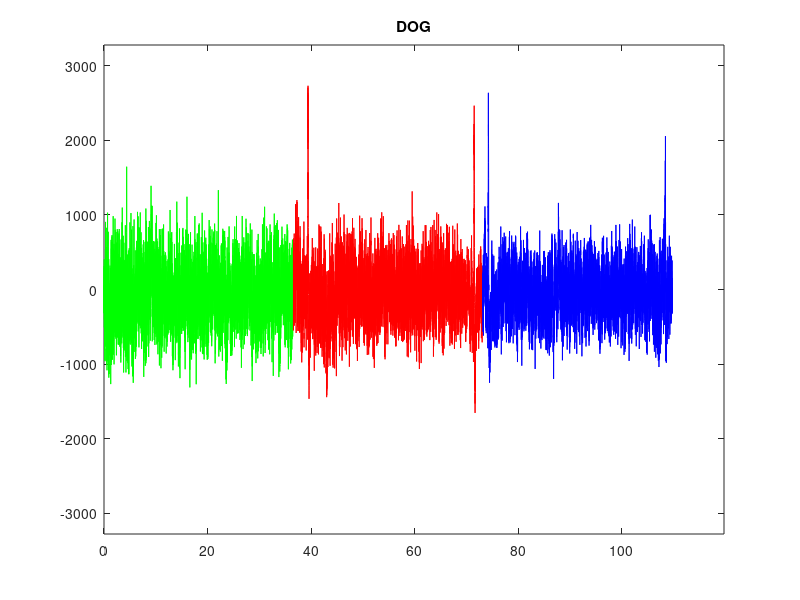
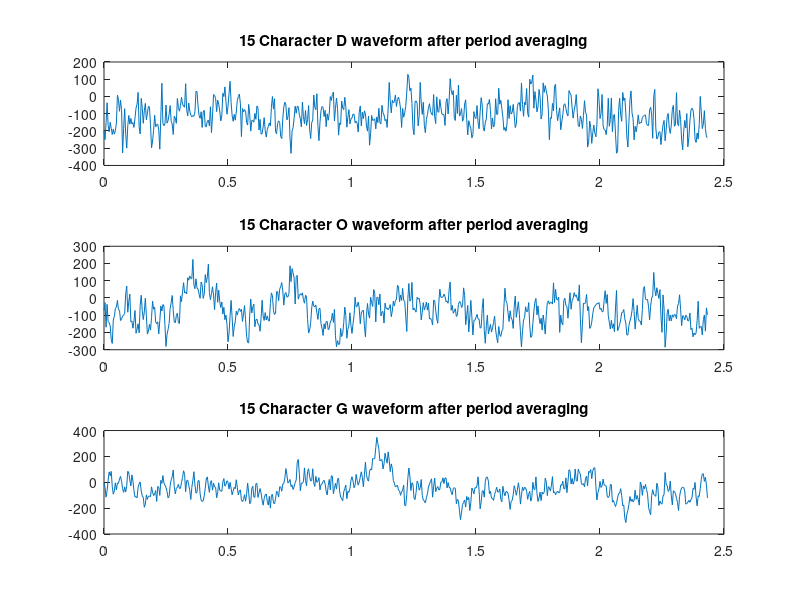

Write MATLAB code to recreate these figures, in order. (Note: this script raises an error after producing the figures.)
clc
clear all
close all
%% Import the signal
load('AAS010R02.mat');
y=sum(signal,2)/64;
t=(0:length(y)-1)/240;
fs=1/(t(2)-t(1));
n1=length(y)/3;
%% Draw the unprocessed three-letter signal
figure(1)
plot(t(1:n1),y(1:n1),'g')
hold on
plot(t(n1+1:2*n1),y(n1+1:2*n1),'r')
hold on
plot(t(2*n1+1:3*n1),y(2*n1+1:3*n1),'b')
title('DOG')
axis([t(1) t(end)+10 -1.2*max(y) 1.2*max(y)]);

%%  Take out the corresponding signal of each letter for periodic average
a=1:585;b=8777:9361;c=17553:18137;
z_1=y(a);z_2=y(b);z_3=y(c);
s_1=z_1;s_2=z_2;s_3=z_3;
for k=1:14
    a=a+585;b=b+585;c=c+585;
    z_1=y(a);z_2=y(b);z_3=y(c);
    s_1=s_1+z_1;s_2=s_2+z_2;s_3=s_3+z_3;
end
s_1=s_1/15;s_2=s_2/15;s_3=s_3/15;
v=(0:584)/240;
figure(2)
subplot(3,1,1)
plot(v,s_1)
title('15 Character D waveform after period averaging')
subplot(3,1,2)
plot(v,s_2)
title('15 Character O waveform after period averaging')
subplot(3,1,3)
plot(v,s_3)
title('15 Character G waveform after period averaging')
%% 对平均后的信号进行低通滤波（脑信号一般5Hz以下）
d_1=lowp(s_1,8,10,0.1,30,fs);
d_2=lowp(s_2,8,10,0.1,30,fs);
d_3=lowp(s_3,8,10,0.1,30,fs);

figure(2)
subplot(3,1,1)
plot(v,d_1)
title('Character C waveform after low pass filtering')
subplot(3,1,2)
plot(v,d_2)
title('Character C waveform after low pass filtering')
subplot(3,1,3)
plot(v,d_3)
title('Character C waveform after low pass filtering')

